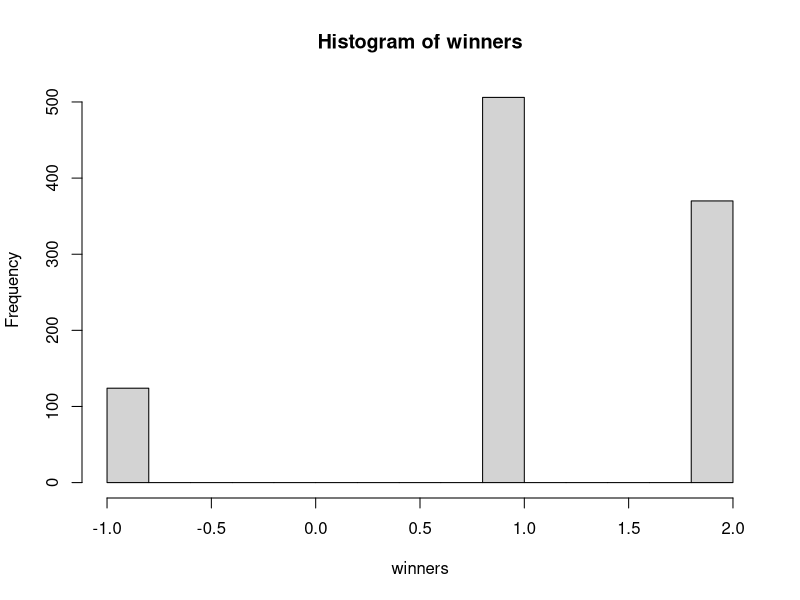

Here is the R script that generated this plot:
#This is a work in progress 1/28/2022

create_board <- function() {
    return(matrix(0, 3, 3))
}

place <- function(board, player, position){
    if (board[c(position)] == 0) {
        board[c(position)] <- player
     }
     return (board)
}

possibilities <- function(board){
    return (which(board==0))
}

random_place <- function(board, player){
    selections = possibilities(board)
    if (length(selections) > 0){
        choice = sample(selections,1)
        board <- place(board, player, choice)
    }
    return (board)
}


row_win <- function(board, player){
    return (any( c(all(board[c(1,4,7)] == player), all(board[c(2,5,8)] == player), all(board[c(3,6,9)] == player))))

}

col_win <- function(board, player){
    return (any( c(all(board[c(1,2,3)] == player), all(board[c(4,5,6)] == player), all(board[c(7,8,9)] == player))))
}

diag_win <- function(board, player){
    return (any( c(all(board[c(1,5,9)] == player), all(board[c(3,5,7)] == player))))
}

evaluate <- function(board){
    winner = 0
    for (player in c(1, 2)) {
        if (row_win(board, player)){
            winner = player
        }
        else if (col_win(board, player)){ 
            winner = player
        }
        else if (diag_win(board, player)){
            winner = player
        }
    }
    # If so, store `player` as `winner`.
    if (all(board != 0) & winner == 0){
        winner = -1
    }
    return (winner)
}

play_game <-function(){
    winner <- 0
    player <- 1
    board <- create_board()
    while(winner == 0){
        board <- random_place(board, player)
        winner <- evaluate(board)
        if (player == 1){
            player <- 2
        }
        else {
            player <- 1
        }
     }
    return (winner)
}

winners <- replicate(1000, play_game())
hist(winners)









#TESTS
#board <- create_board()
#board <- place(board, 5, 3)
##board <- place(board, 5, 6)
#board <- place(board, 5, 9)
#board
#board <- random_place(board, 20)
#board <- random_place(board, 11)
#iag_win(board, 5)
#col_win(board, 5)
#row_win(board, 5)


#board[1][1] = 1
#board[2][1] = 1
#board
#which(board==0)

#board[c(which(board==0))]

#cols_with_all_zeros = (board==0)
#cols_with_all_zeros
